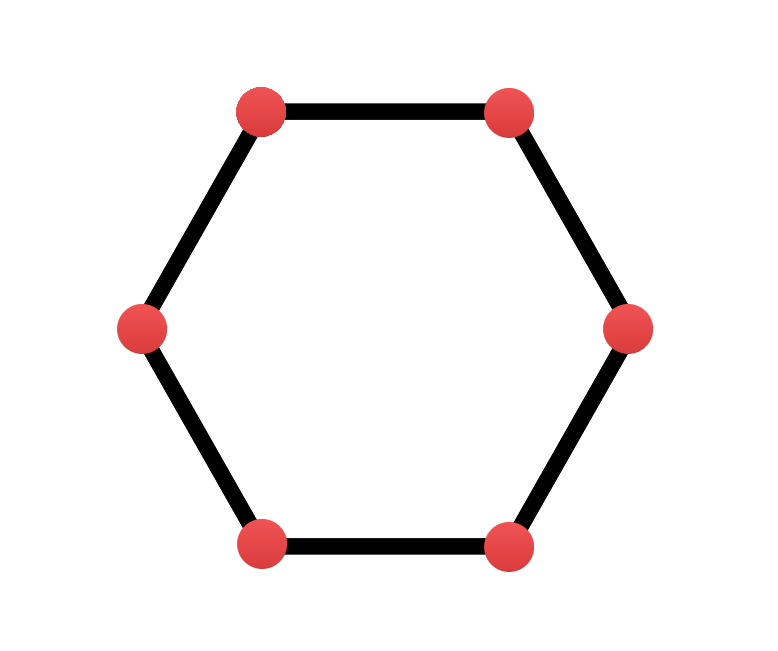
#> input picture Softwares/opencv-ws/files/test123.png, 778 x 651 px, found by its file name
$ python test1.py
#> lines starting #> are read from the running program, lines starting #| are printed output that depends on the picture; after the words box and inside, x2 and y2 are one past the last pixel; in counts of white or black regions, pixels touching at a corner belong together
import numpy as np
import cv2


window_name = "Multiple Color Detection in Real-TIme"


# Reading the video from the
# webcam in image frames
# _, imageFrame = webcam.read()
imageFrame = cv2.imread("/home/baser-ubuntu/Desktop/python-ws/opencv-ws/test123.png")
#> imageFrame is the input picture: shape (651, 778, 3); mean B, G, R 240.9, 240.9, 244.5

# Convert the imageFrame in
# BGR(RGB color space) to
# HSV(hue-saturation-value)
# color space
hsvFrame = cv2.cvtColor(imageFrame, cv2.COLOR_BGR2HSV)
#> hsvFrame: shape (651, 778, 3); mean H, S, V 0, 4.1, 244.5

# Set range for red color and
# define mask
# red_lower = np.array([136, 87, 111], np.uint8)
# red_upper = np.array([180, 255, 255], np.uint8)

red_lower = np.array([0, 170, 220], np.uint8)
red_upper = np.array([10, 180, 240], np.uint8)
red_mask = cv2.inRange(hsvFrame, red_lower, red_upper)
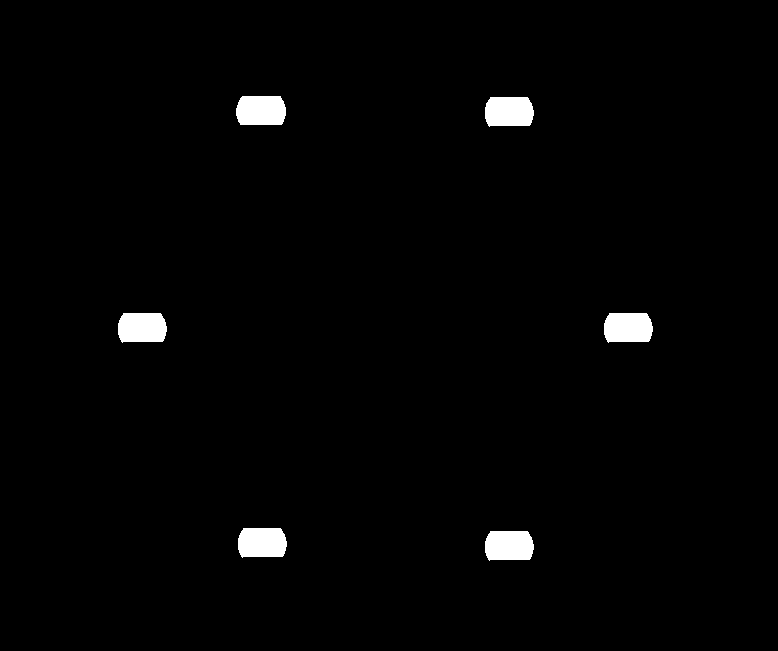
#> red_mask: shape (651, 778); 1.6% white; 6 white regions, box (x1, y1, x2, y2) and area: (236, 96, 286, 125) 1347, (485, 97, 534, 127) 1326, (118, 313, 167, 343) 1325, (604, 313, 653, 343) 1325, (238, 528, 287, 558) 1325, (485, 531, 534, 561) 1325

# Set range for green color and
# define mask
green_lower = np.array([25, 52, 72], np.uint8)
green_upper = np.array([102, 255, 255], np.uint8)
green_mask = cv2.inRange(hsvFrame, green_lower, green_upper)
#> green_mask: shape (651, 778); every value is 0

# Set range for blue color and
# define mask
blue_lower = np.array([94, 80, 2], np.uint8)
blue_upper = np.array([120, 255, 255], np.uint8)
blue_mask = cv2.inRange(hsvFrame, blue_lower, blue_upper)

# Morphological Transform, Dilation
# for each color and bitwise_and operator
# between imageFrame and mask determines
# to detect only that particular color
kernel = np.ones((5, 5), "uint8")

# For red color
red_mask = cv2.dilate(red_mask, kernel)
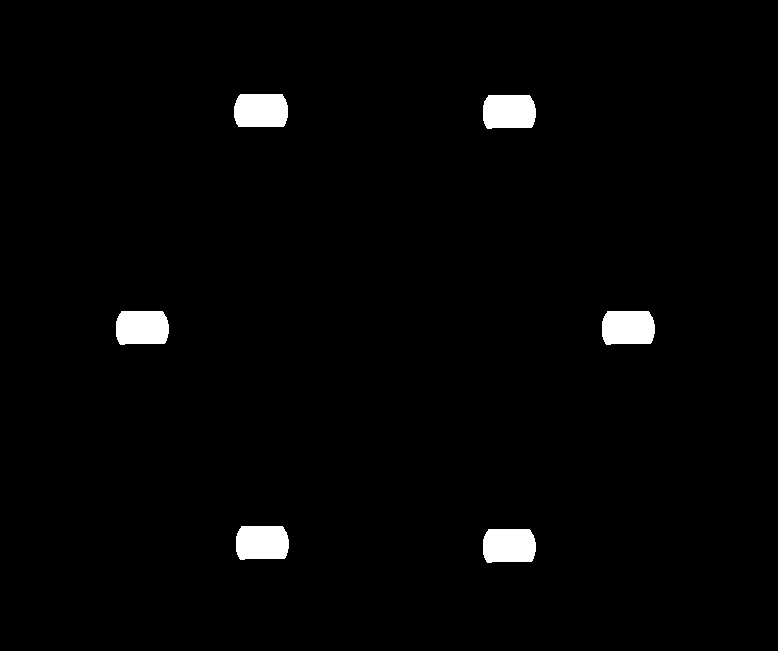
#> red_mask: shape (651, 778); 2% white; 6 white regions
res_red = cv2.bitwise_and(imageFrame, imageFrame,
                            mask = red_mask)

# For green color
green_mask = cv2.dilate(green_mask, kernel)
res_green = cv2.bitwise_and(imageFrame, imageFrame,
                            mask = green_mask)
#> res_green: shape (651, 778, 3); every value is 0

# For blue color
blue_mask = cv2.dilate(blue_mask, kernel)
res_blue = cv2.bitwise_and(imageFrame, imageFrame,
                            mask = blue_mask)

# Creating contour to track red color
contours, hierarchy = cv2.findContours(red_mask,
                                        cv2.RETR_TREE,
                                        cv2.CHAIN_APPROX_SIMPLE)
#> contours = 6 contours; box (x1, y1, x2, y2) and area: (234, 94, 288, 127) 1602, (483, 95, 536, 129) 1582, (483, 529, 536, 563) 1581, (236, 526, 289, 560) 1581, (602, 311, 655, 345) 1581, (116, 311, 169, 345) 1581

for pic, contour in enumerate(contours):
    area = cv2.contourArea(contour)
    if(area > 300):
        x, y, w, h = cv2.boundingRect(contour)
        imageFrame = cv2.rectangle(imageFrame, (x, y),
                                    (x + w, y + h),
                                    (0, 0, 255), 2)

        cv2.putText(imageFrame, "Red Colour", (x, y),
                    cv2.FONT_HERSHEY_SIMPLEX, 1.0,
                    (0, 0, 255))
#> this loop made 6 passes
#> (area, x, y, w, h) on passes 1 to 6: (1581, 483, 529, 53, 34), (1581, 236, 526, 53, 34), (1581, 602, 311, 53, 34), (1581, 116, 311, 53, 34), (1582, 483, 95, 53, 34), (1602.5, 234, 94, 54, 33)
#> pass 1, `imageFrame = cv2.rectangle(imageFrame, (x, y), (x + w, y + h), (0, 0, ..`:
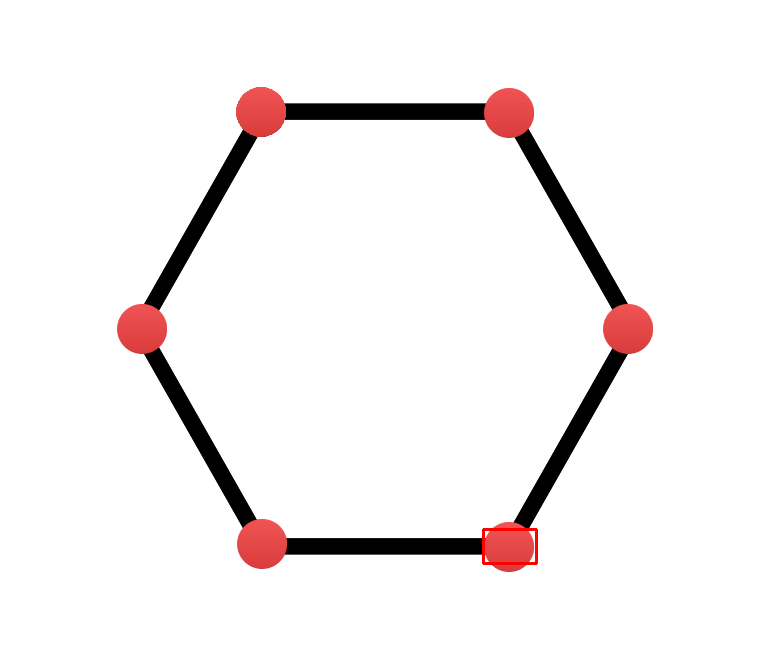
#> imageFrame: shape (651, 778, 3); 0.1% of pixels changed, all inside (x1, y1, x2, y2) = (482, 528, 538, 565)
#> pass 2, `imageFrame = cv2.rectangle(imageFrame, (x, y), (x + w, y + h), (0, 0, ..`:
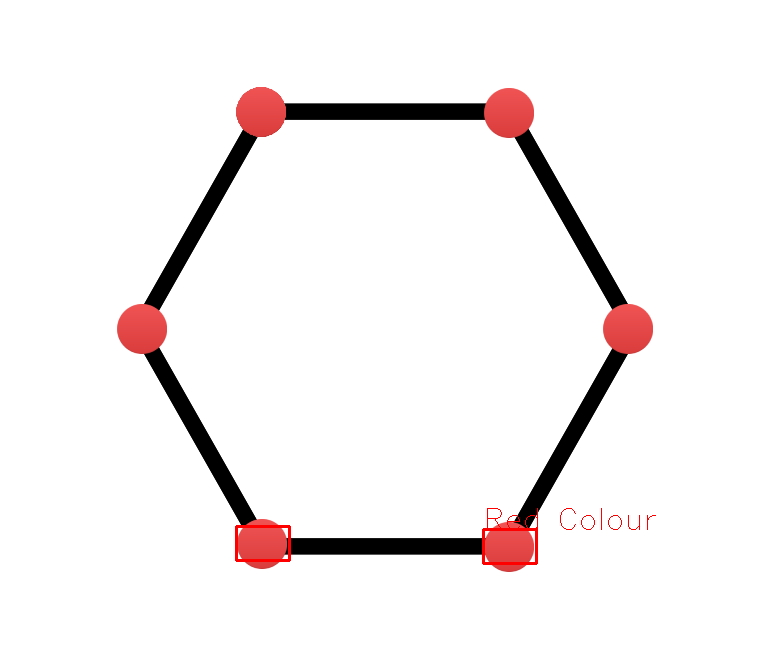
#> imageFrame: shape (651, 778, 3); 0.17% of pixels changed, all inside (x1, y1, x2, y2) = (235, 508, 656, 562)
#> pass 3, `imageFrame = cv2.rectangle(imageFrame, (x, y), (x + w, y + h), (0, 0, ..`:
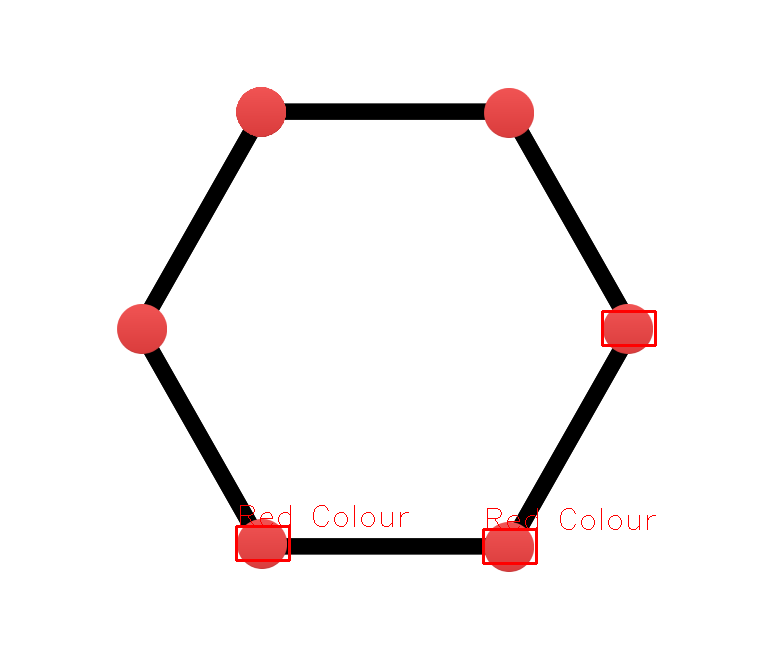
#> imageFrame: shape (651, 778, 3); 0.17% of pixels changed, all inside (x1, y1, x2, y2) = (240, 310, 657, 527)
#> after the loop:
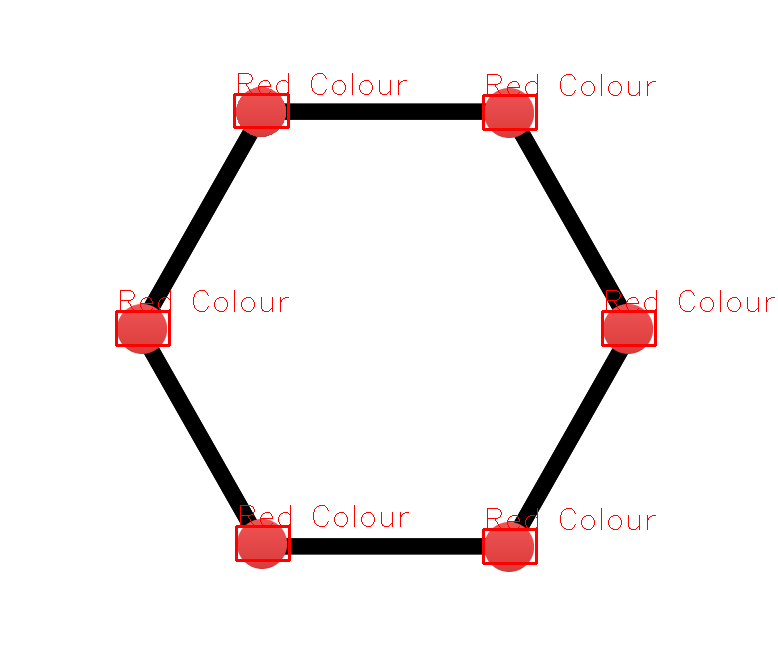
#> imageFrame: shape (651, 778, 3); 0.58% of pixels changed, all inside (x1, y1, x2, y2) = (115, 73, 775, 347)


def mouseRGB_callback(event,x,y,flags,param):
    if event == cv2.EVENT_LBUTTONDOWN: #checks mouse left button down condition
        colorsB = hsvFrame[y,x,0]
        colorsG = hsvFrame[y,x,1]
        colorsR = hsvFrame[y,x,2]
        colors = hsvFrame[y,x]
        print("Red: ",colorsR)
        print("Green: ",colorsG)
        print("Blue: ",colorsB)
        print("BRG Format: ",colors)
        print("Coordinates of pixel: X: ",x,"Y: ",y)

# Program Termination
cv2.namedWindow(window_name)
cv2.imshow(window_name, imageFrame)
cv2.setMouseCallback(window_name,mouseRGB_callback)

cv2.waitKey(0)

$ run again, with Softwares/opencv-ws/files/kare.png copied over Softwares/opencv-ws/files/test123.png
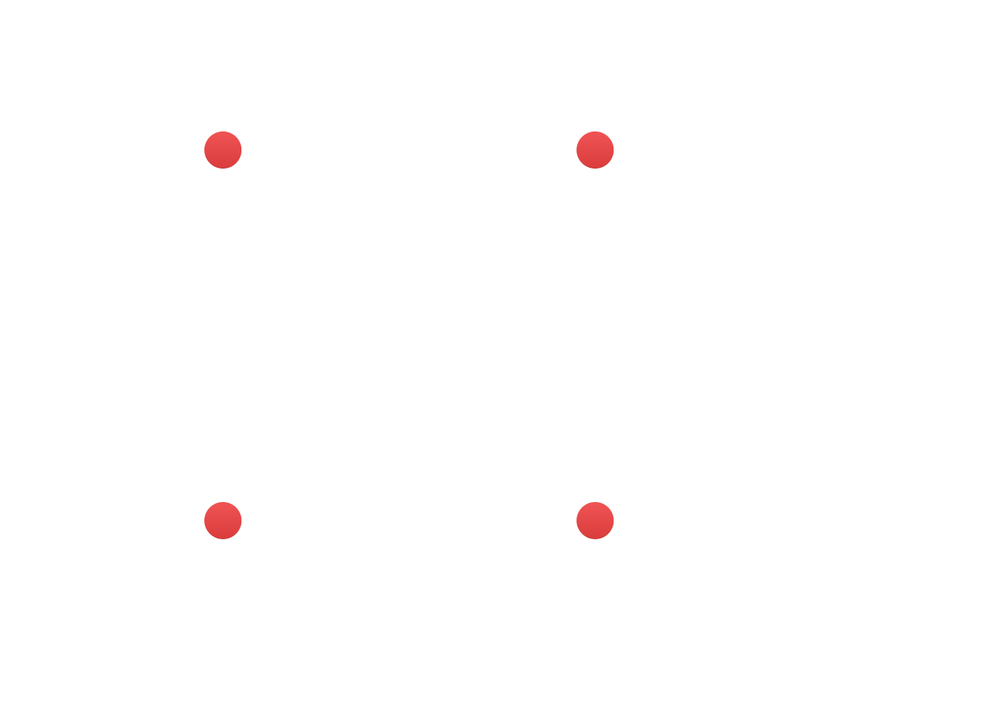
#> input picture Softwares/opencv-ws/files/kare.png, 994 x 710 px, shrunk from 1338 x 956 before the run, found by its file name
#> imageFrame is the input picture: shape (710, 994, 3); mean B, G, R 253.9, 253.9, 254.8
#> hsvFrame: shape (710, 994, 3); mean H, S, V 0, 1.1, 254.8
#> green_mask: shape (710, 994); every value is 0
#> `red_mask = cv2.dilate(red_mask, kernel)`:
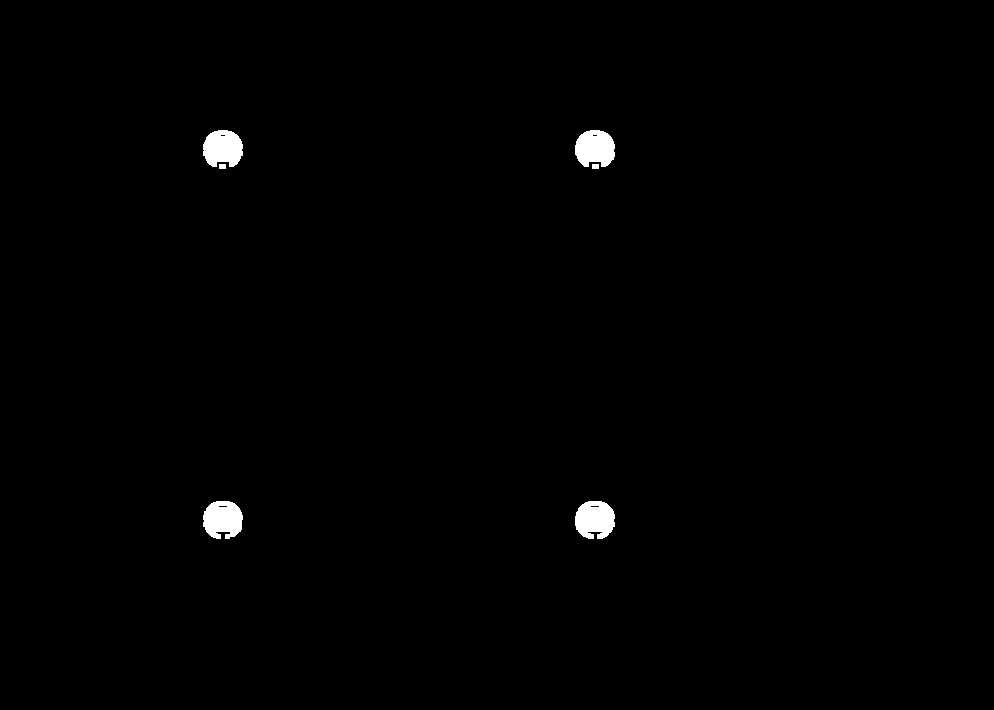
#> red_mask: shape (710, 994); 0.68% white; 6 white regions
#> res_green: shape (710, 994, 3); every value is 0
#> contours = 10 contours, 4 with area under 20; largest, box (x1, y1, x2, y2) and area: (575, 501, 615, 539) 1144, (203, 501, 243, 539) 1132, (575, 130, 615, 167) 1119, (203, 130, 243, 167) 1113, (592, 164, 599, 169) 24, (219, 164, 226, 169) 24
#> the loop `for pic, contour in enumerate(contours):` made 10 passes
#> (area, x, y, h) on passes 1, 3, 7, 9: (1144.5, 575, 501, 38), (1131.5, 203, 501, 38), (1119, 575, 130, 37), (1113, 203, 130, 37)
#> after the loop `for pic, contour in enumerate(contours):`:
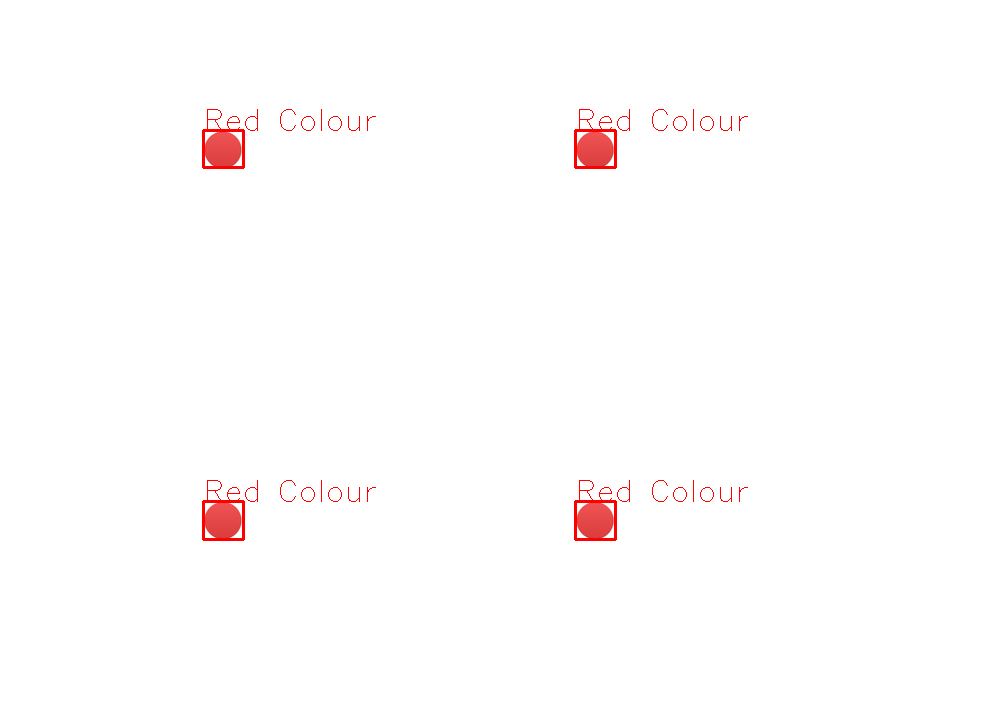
#> imageFrame: shape (710, 994, 3); mean B, G, R 252.7, 252.7, 254.8
